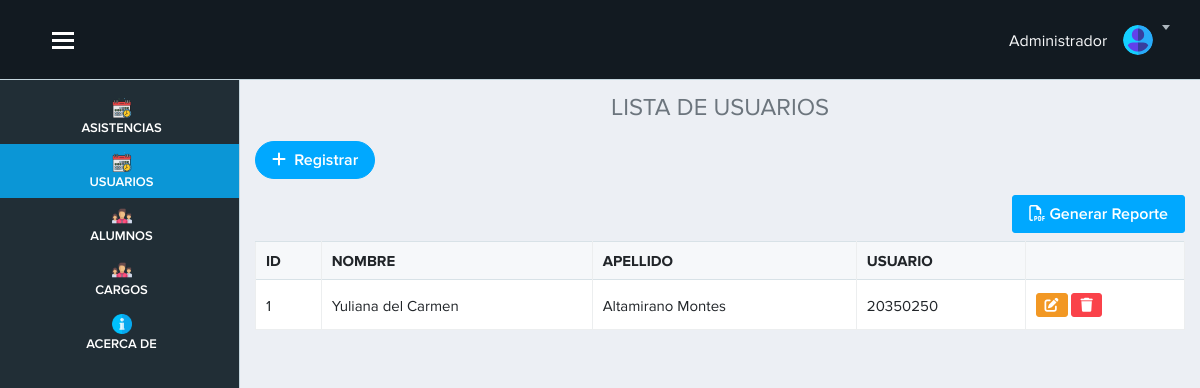
Page /vista/usuario.php (signed in) on the committed database.
### tables this page shows
CREATE TABLE `usuario` (
  `id_usuario` int(11) NOT NULL,
  `nombre` varchar(100) DEFAULT NULL,
  `apellido` varchar(100) DEFAULT NULL,
  `usuario` varchar(100) NOT NULL,
  `password` varchar(255) NOT NULL
);

### vista/usuario.php (the view, shortened to what this page needs)
<?php require('./layout/topbar.php'); ?>
<?php require('./layout/sidebar.php'); ?>
<div class="page-content">
    <h4 class="text-center text-secondary">LISTA DE USUARIOS</h4>
    <?php
    include "../modelo/conexion.php";
    $sql = $conexion->query("SELECT * FROM usuario");
    ?>
    <a href="registro_usuario.php" class="btn btn-primary btn-rounded mb-3"><i class="fa-solid fa-plus"></i> &nbsp;Registrar</a>
    <div class="text-right mb-2">
        <a href="fpdf/reporteUsuario.php" target="_blank" class="btn btn-primary"><i class="far fa-file-pdf"></i> Generar Reporte </a>
    </div>
    <table class="table table-bordered table-hover w-100" id="example">
        <thead>
            <tr>
                <th scope="col">ID</th>
                <th scope="col">NOMBRE</th>
                <th scope="col">APELLIDO</th>
                <th scope="col">USUARIO</th>
                <th></th>
            </tr>
        </thead>
        <tbody>
            <?php
            while ($datos = $sql->fetch_object()) { ?>
                <tr>
                    <td><?= $datos->id_usuario ?></td>
                    <td><?= $datos->nombre ?></td>
                    <td><?= $datos->apellido ?></td>
                    <td><?= $datos->usuario ?></td>
                    <td>
                        <a href="" data-toggle="modal" data-target="#exampleModal<?= $datos->id_usuario ?>" class="btn btn-warning btn-sm"><i class="fa-solid fa-pen-to-square"></i></a>
                        <a href="usuario.php?id=<?= $datos->id_usuario ?>" onclick="advertencia(event)" class="btn btn-danger btn-sm"><i class="fa-solid fa-trash"></i></a>
                    </td>
                </tr>
            <?php
            }
            ?>
        </tbody>
    </table>
</div>
</div>
<?php require('./layout/footer.php'); ?>

### vista/layout/topbar.php (style rules this page uses)
.page-content { margin-top: 70px; }

### rows in the picture
usuario: id_usuario "1", nombre "Yuliana del Carmen", apellido "Altamirano Montes", usuario "20350250"
